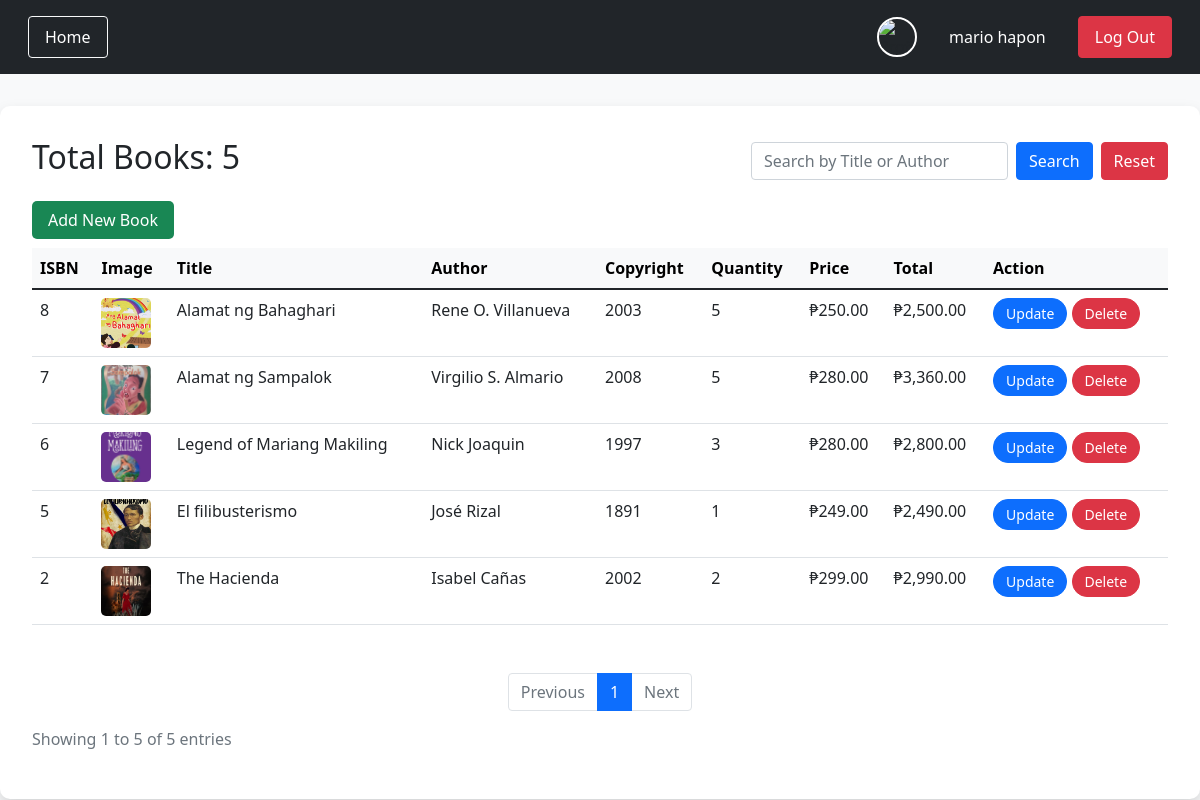
The page /admin/total_books.php (signed in) on the database as committed earlier.
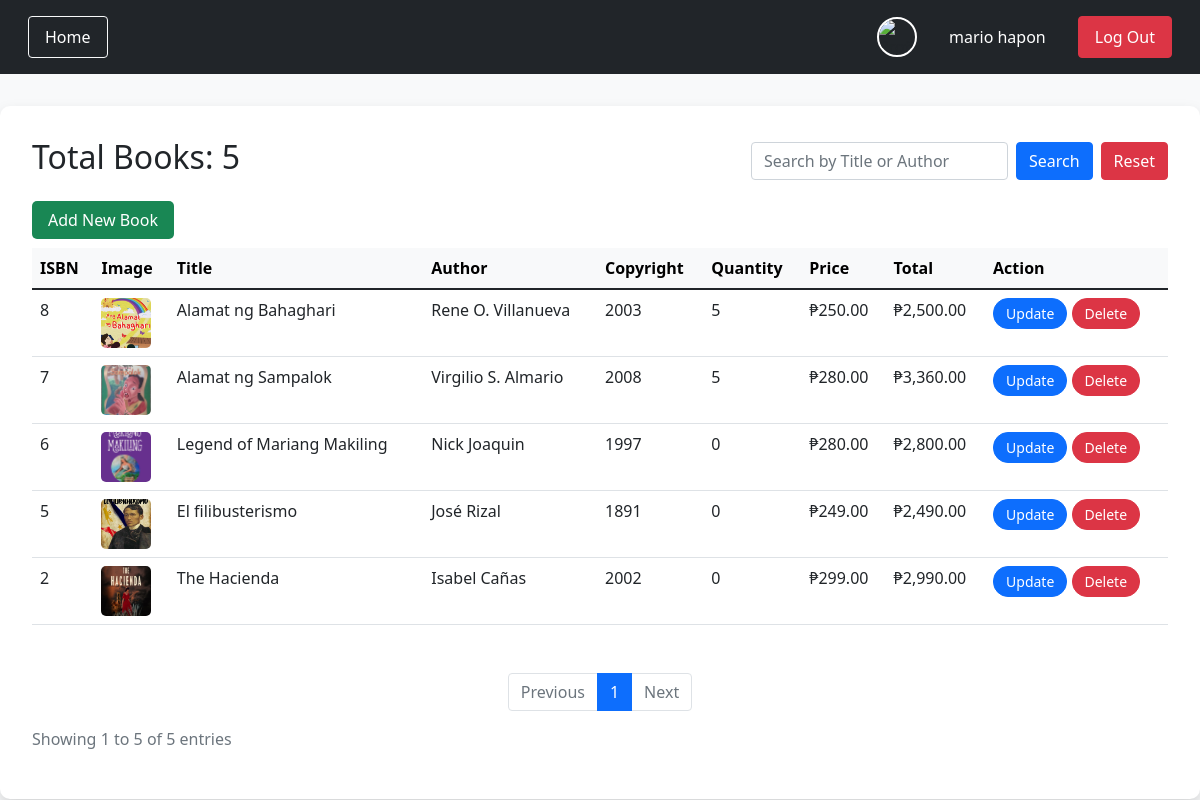
The same page on the database as committed later.
### tables this page shows
CREATE TABLE `books` (
  `isbn` int(11) NOT NULL,
  `title` varchar(255) NOT NULL,
  `book_image` varchar(255) NOT NULL,
  `author` varchar(255) NOT NULL,
  `copyright` int(11) NOT NULL,
  `qty` int(11) NOT NULL,
  `price` float NOT NULL,
  `total` float NOT NULL
);

### admin/total_books.php (the view, shortened to what the changed rows need)
<?php
@include '../db_connect.php';
$items_per_page = 10;
$page = isset($_GET['page']) && is_numeric($_GET['page']) ? max(1, $_GET['page']) : 1;
$start = ($page - 1) * $items_per_page;
$query = "SELECT isbn, title, book_image, author, copyright, qty, price, total FROM books";
$query .= " ORDER BY isbn DESC";
$stmt = mysqli_prepare($conn, $query);
mysqli_stmt_execute($stmt);
$books_query = mysqli_stmt_get_result($stmt);
$books = [];
while ($row = mysqli_fetch_assoc($books_query)) {
    $books[] = $row;
}
$total_books = count($books);
$paginated_books = array_slice($books, $start, $items_per_page);
?>
<!DOCTYPE html>
<html lang="en">
<head>
    <link href="https://cdn.jsdelivr.net/npm/bootstrap@5.1.3/dist/css/bootstrap.min.css" rel="stylesheet">
    <link rel="stylesheet" href="https://cdnjs.cloudflare.com/ajax/libs/font-awesome/5.15.4/css/all.min.css">
</head>
<body>
    <div class="container">
        <div class="d-flex justify-content-between align-items-center mb-4">
            <h2>Total Books: <?php echo $total_books; ?></h2>
        </div>
        <?php if (empty($paginated_books)): ?>
            <div class="alert alert-info">No books found.</div>
        <?php else: ?>
            <div class="table-responsive">
                <table class="table table-hover">
                    <thead class="table-light">
                        <tr>
                            <th>ISBN</th>
                            <th>Image</th>
                            <th>Title</th>
                            <th>Author</th>
                            <th>Copyright</th>
                            <th>Quantity</th>
                            <th>Price</th>
                            <th>Total</th>
                            <th>Action</th>
                        </tr>
                    </thead>
                    <tbody>
                        <?php foreach ($paginated_books as $book): ?>
                            <tr>
                                <td><?php echo htmlspecialchars($book['isbn']); ?></td>
                                <td><img src="../images/<?php echo htmlspecialchars($book['book_image'] ?: 'default_book.png'); ?>" alt="Book Image"></td>
                                <td><?php echo htmlspecialchars($book['title']); ?></td>
                                <td><?php echo htmlspecialchars($book['author']); ?></td>
                                <td><?php echo htmlspecialchars($book['copyright']); ?></td>
                                <td><?php echo htmlspecialchars($book['qty']); ?></td>
                                <td>₱<?php echo number_format($book['price'], 2); ?></td>
                                <td>₱<?php echo number_format($book['total'], 2); ?></td>
                                <td>
                                    <a href="../admin/edit_book.php?isbn=<?php echo $book['isbn']; ?>" class="btn btn-primary btn-sm update-btn">Update</a>
                                    <a href="../admin/delete_book.php?isbn=<?php echo $book['isbn']; ?>" class="btn btn-danger btn-sm delete-btn" onclick="return confirm('Are you sure you want to delete this book?');">Delete</a>
                                </td>
                            </tr>
                        <?php endforeach; ?>
                    </tbody>
                </table>
            </div>
        <?php endif; ?>
    </div>
</body>
</html>

Rows that differ between the two databases and show on the page:
changed books "Legend of Mariang Makiling": qty "3" → "0"
changed books "El filibusterismo": qty "1" → "0"
changed books "The Hacienda": qty "2" → "0"
